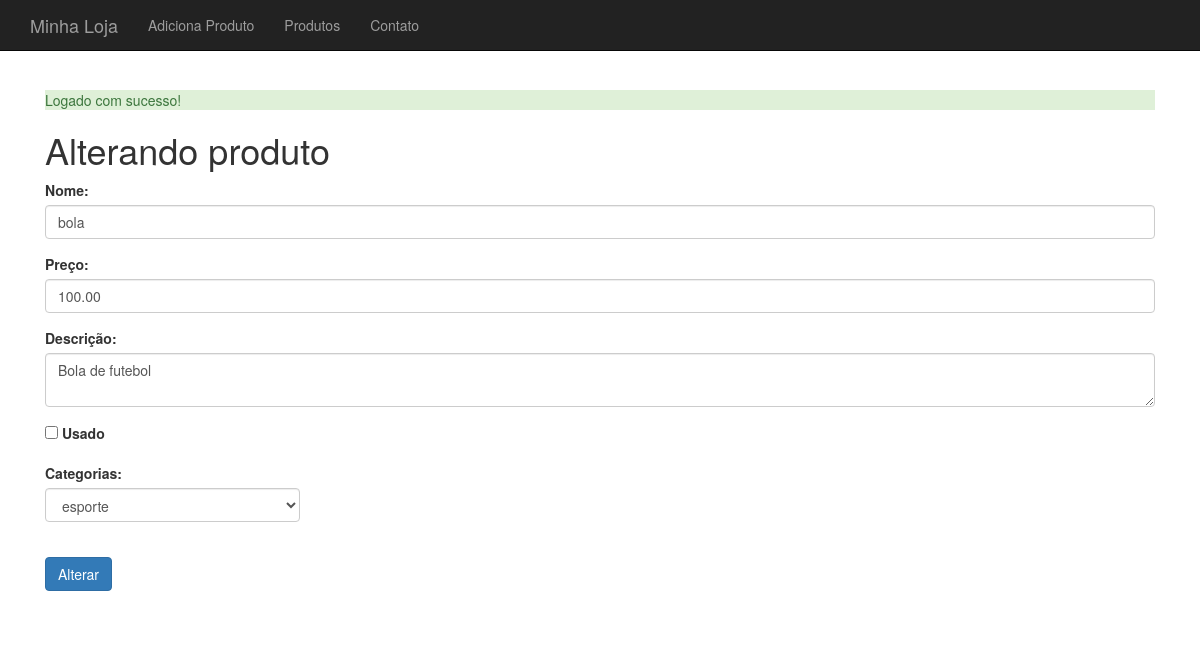
/produto-altera-formulario.php?id=26 (signed in), run on the app's committed database.
### tables this page shows
CREATE TABLE `produtos` (
  `id` int(11) NOT NULL AUTO_INCREMENT,
  `nome` varchar(255) DEFAULT NULL,
  `preco` decimal(10,2) DEFAULT NULL,
  `descricao` text,
  `categoria_id` int(11) DEFAULT NULL,
  `usado` tinyint(1) DEFAULT '0',
  PRIMARY KEY (`id`)
);

### banco-produto.php (called while the page is built, shortened)
<?php
function buscaProduto($conexao, $id) {
	$query = "SELECT * FROM produtos WHERE id={$id}";
	$resultado = mysqli_query($conexao, $query);
	return mysqli_fetch_assoc($resultado);
}

### banco-categoria.php (called while the page is built, shortened)
<?php
function listaCategorias($conexao){
	$categorias = array();
	$query = "SELECT * FROM categorias";
	$resultado = mysqli_query($conexao, $query);
	while ($categoria = mysqli_fetch_assoc($resultado)) {
		array_push($categorias, $categoria);
	}
	return $categorias;
}

### produto-formulario-base.php (the view)
<div class="form-group">
		<label for="nome">Nome:</label>
		<input class="form-control" type="text" name="nome" id="nome" value="<?php echo $produto['nome'];?>">
	</div>
	<div class="form-group">
		<label for="preco">Preço:</label>
		<input class="form-control" type="number" name="preco" id="preco" value="<?php echo $produto['preco'];?>">
	</div>
	<div class="form-group">
		<label for="descricao">Descrição:</label>
		<textarea class="form-control" name="descricao" id="descricao"><?php echo $produto['descricao'];?></textarea>
	</div>
	<div class="row">
		<div class="col-md-3 form-group">
			<input type="checkbox" name="usado" id="usado" value="true" <?php echo $usado ?>>
			<label for="usado">Usado</label>
		</div>
	</div>
	<div class="row">
		<div class="col-md-3 form-group">
			<label for="categorias">Categorias:</label>
			<select class="form-control" name="categoria_id" id="categorias">
			<?php
			foreach($categorias as $categoria):
				$selected = $produto['categoria_id'] == $categoria['id'] ? "selected" : "";
			?>
				<option value="<?php echo $categoria['id'];?>" <?php echo $selected?> >
					<?php echo $categoria['nome'];?>
				</option>
			<?php
			endforeach;
			?>
			</select>
		</div>
	</div>
	<br/>

### css/loja.css (style rules this page uses)
body { padding-top: 50px; }

### data on the page
produtos: nome "bola", preco "100.00", descricao "Bola de futebol"

### other printed values
$_SESSION[$tipo] "Logado com sucesso!"
form field categoria_id "esporte"
